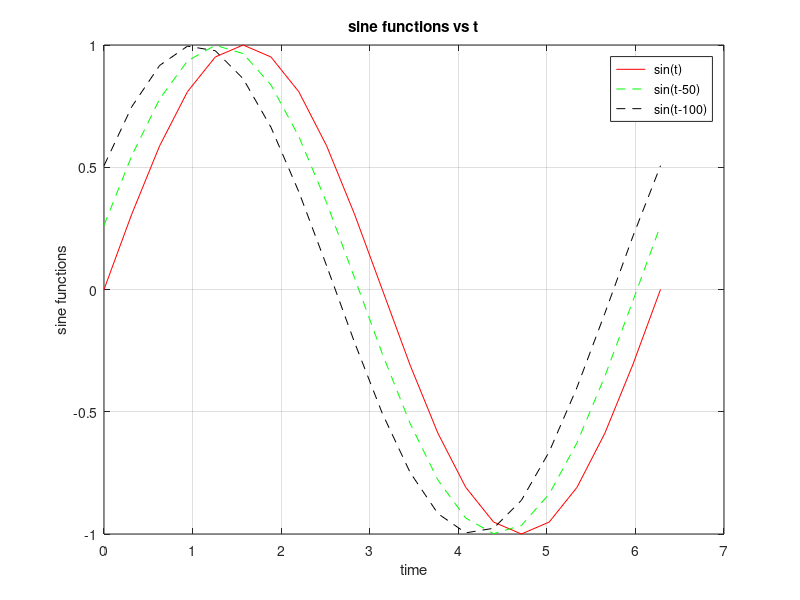

The MATLAB script that drew this image:
%%Name Surname: Serkan Burak Örs
%Istanbul Technical University
%Aeronautics and Astronautics Faculty - Astronautical Engineering
%E-mail: orss19@itu.edu.tr
%BIL 113E - Summer 2020 - CRN:30156
%Instructor: Dr. Mustafa Resa Becan
%Week 2 - Date:14/08/2020
t=0:pi/10:2*pi;
y1=sin(t);
y2=sin(t-50);
y3=sin(t-100);
plot(t,y1,'r',t,y2,'g--',t,y3,'k--');
grid on;
xlabel('time');
ylabel('sine functions');
title('sine functions vs t');
legend(' sin(t)',' sin(t-50)',' sin(t-100)');